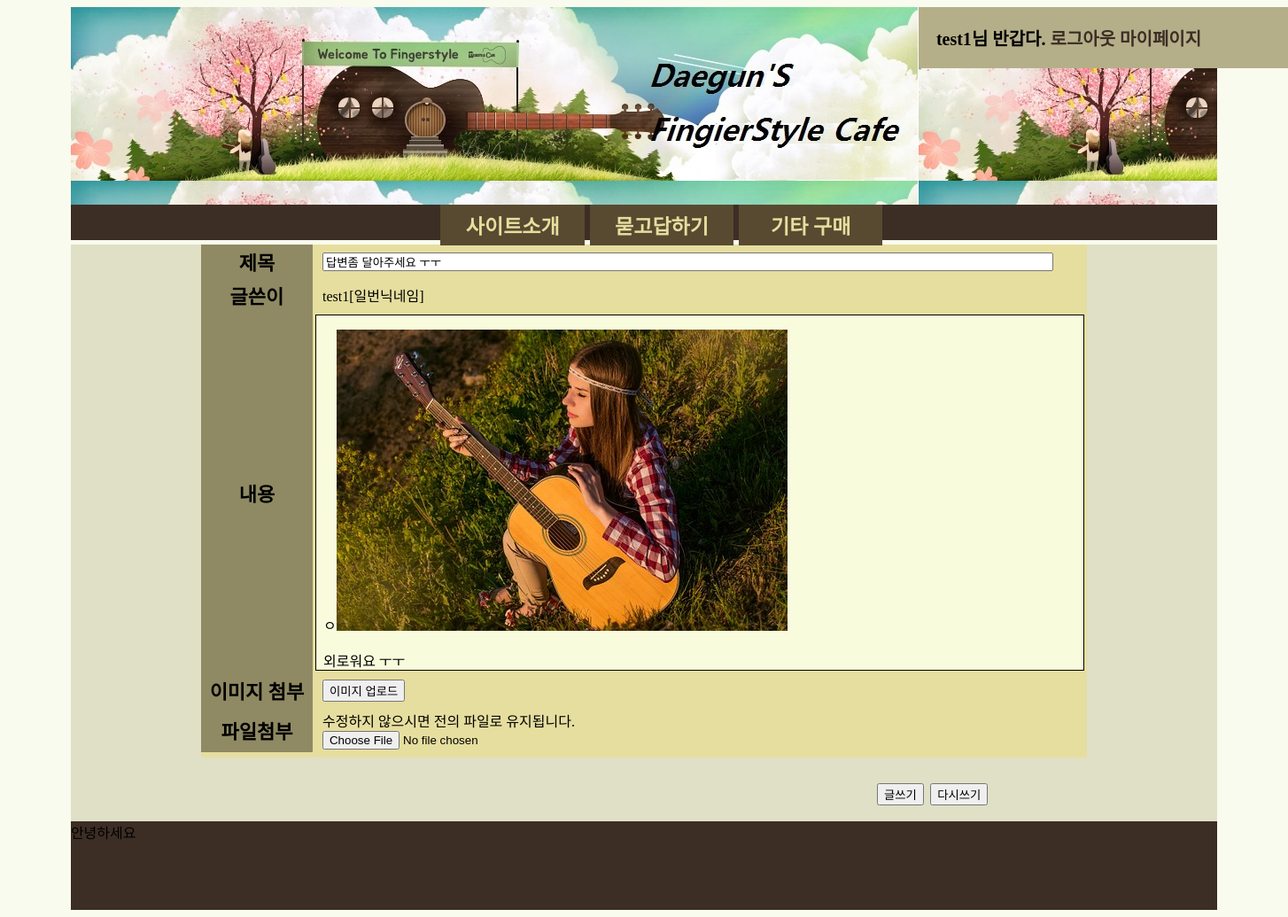
Page /menus/questionBoard/modifyQuestionFrame.php?qNum=24 (signed in) on the committed database.
### tables this page shows
CREATE TABLE `qboardquestion` (
  `num` int(10) unsigned NOT NULL,
  `title` char(40) NOT NULL,
  `content` text,
  `regist_day` char(20) NOT NULL,
  `hit` int(11) DEFAULT NULL,
  `id` char(20) DEFAULT NULL,
  `nick` char(20) DEFAULT NULL,
  `norFile` text
);

CREATE TABLE `users` (
  `id` char(20) DEFAULT NULL,
  `password` char(20) DEFAULT NULL,
  `name` char(20) DEFAULT NULL,
  `nick` char(20) DEFAULT NULL,
  `hp` char(20) DEFAULT NULL,
  `email` char(40) DEFAULT NULL
);

### menus/cls/DBManager.php (called while the page is built, shortened)
<?php
  class DBmanager{
    var $dbm;
    var $stt;
    function __construct(){
      try {
        $hostname   = 'localhost';
        $dbname     = 'ldg_db';
        $hosInfo    = 'mysql:host='.$hostname.';dbname='.$dbname.';charset=utf8';
        $username   = 'root';
        $password   = '1234';
        $this->dbm = new PDO($hosInfo,$username,$password);
      } catch (PDOException $e) {
        echo "PDOerror : {$e->getMessage()}";
      }
    }
    function sttFetchAssoc(){require_once "../cls/DBManager.php";
      try {
        return $this->stt->fetch(PDO::FETCH_ASSOC);
      } catch (PDOException $e) {
        echo "PDOerror : {$e->getMessage()}";
      }
    }
    function useSql($sql,$argArr){
      try {
        $this->stt = $this->dbm->prepare($sql,array(PDO::ATTR_CURSOR=>PDO::CURSOR_SCROLL));
        $result = $this->stt->execute($argArr);
      } catch (PDOException $e) {
        echo "PDOerror : {$e->getMessage()}";
      }
    }
  }
?>

### menus/questionBoard/cls/QnABoardSearcher.php (called while the page is built, shortened)
<?php
  require_once "../cls/DBManager.php";
  class QnABoardSearcher{
    var $dbm;
    function __construct(){
      $this->dbm = new DBManager();
    }
    function getUserIdByQNum($qNum){
      $sql = "SELECT id FROM qBoardQuestion WHERE num = :num";
      $this->dbm->useSql($sql,[":num"=> $qNum]);
      $result = $this->dbm->sttFetchAssoc();
      return $result['id'];
    }
    function getInfoByQNum($qNum){
      $sql = "SELECT * FROM qBoardQuestion WHERE num = :num";
      $this->dbm->useSql($sql,["num" => $qNum]);
      $row = $this->dbm->sttFetchAssoc();
      return $row;
    }
  }
?>

### menus/cls/UserInfoGetter.php (called while the page is built)
<?php
  require_once "../cls/DBManager.php";
  class UserInfoGetter {
    var $dbm;
    function __construct(){
      $this->dbm = new DBManager();
    }
    function getInfoById($argId){
      $sql = "SELECT nick FROM users WHERE id = :id";
      $this->dbm->useSql($sql,["id" => $argId]);
      $row = $this->dbm->sttFetchAssoc();
      return $row;
    }
  }
?>

### menus/questionBoard/modifyQuestionForm.php (the view, shortened to what this page needs)
<?php
  require_once '../cls/UserInfoGetter.php';
  require_once './cls/QnABoardSearcher.php';
  $userId = $_SESSION['userid'];
  $uif = new UserInfoGetter();
  $scr = new QnABoardSearcher();
  $info = $uif->getInfoById($userId);
  $nick = $info['nick'];
  $qNum = $_GET['qNum'];
  $questionInfo = $scr->getInfoByQNum($qNum);
  $lastTitle = $questionInfo['title'];
  $lastContent = $questionInfo['content'];
?>
<form enctype="multipart/form-data" action="./modifyQuestion.php?qNum=<?=$qNum?>" method="post">
  <table id='QuestionWriteTable' align='center'>
    <tr>
      <td class='questionWritefirstTd'>제목</td>
      <td>&nbsp;&nbsp;<input type="text" name="titleInput" value="<?=$lastTitle?>" size='100'></td>
    </tr>
    <tr>
      <td class='questionWritefirstTd'>글쓴이</td>
      <td>&nbsp;&nbsp;<?=$userId."[{$nick}]"?></td>
    </tr>
    <tr>
      <td class='questionWritefirstTd'>내용</td>
      <td>
        <div id="contentDiv" contenteditable="true" style="border:solid 1px black"><?=$lastContent?></div>
      </td>
    </tr>
    <tr>
      <td class='questionWritefirstTd'>이미지 첨부</td>
      <td>&nbsp;&nbsp;<input type="button" value="이미지 업로드" onclick="popImgUploadWindow()" /></td>
    </tr>
    <tr>
      <td class='questionWritefirstTd'>파일첨부</td>
      <td>
        &nbsp;&nbsp;수정하지 않으시면 전의 파일로 유지됩니다.<br>
        &nbsp;&nbsp;<input type="file" name="fileUpload">
      </td>
    </tr>
    <tr>
      <td colspan='2' id='imageUploadList'></td>
    </tr>
  </table>
  <div id ='questionWritefuncDiv'>
    <input type="submit" onclick="copyDivToHidden()" value="글쓰기">
    <input type="reset" onclick="resetContent()" value="다시쓰기">
  </div>
</form>

### css/menus.css (style rules this page uses)
body { background-color:#F9FBEE; font-family: 'Nanum Gothic', serif; }
form { display:inline; }

### css/question.css (style rules this page uses)
td { padding: 3px; }
#QuestionWriteTable { border-collapse:collapse; width:1000px; background-color: #E6DE9F; }
#contentDiv { overflow-x:hidden; overflow-y:scroll; background-color: #F9FBDD; height:400px; }
.questionWritefirstTd { background-color:#8F8A63; text-align: center; font-weight:bold; font-size:22px; width:120px; }
#questionWritefuncDiv { font-size: 30px; text-align: right; margin-right:20%; margin-top:20px; }

### rows in the picture
qboardquestion: titleInput "답변좀 달아주세요 ㅜㅜ", content "ㅇ 외로워요 ㅜㅜ", content (picture)
users: nick "일번닉네임"

### other values in the picture
$_SESSION['userid'] "test1"
$userId "test1"
